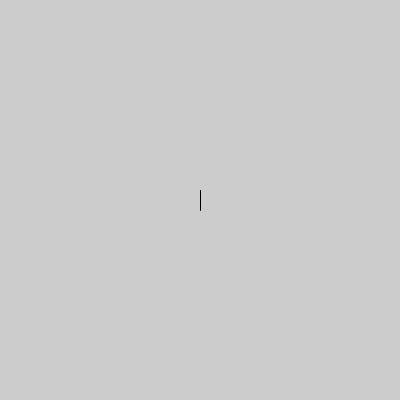
Frame 1 (no input)
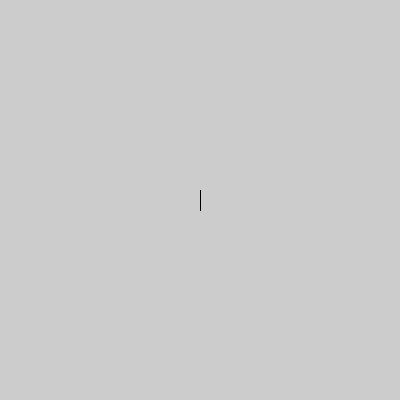
Frame 60 (the mouse pressed at the canvas centre just before this capture)
Frame 120 (the mouse held since frame 60 and released just before this capture): identical to frame 60, image omitted

The Processing sketch that drew these frames (run headless with seeded random() and noise(); from frame 60 on, the mouse is pressed at the canvas centre):

// Processing sketch: Pointer
// ── Pointer.pde

void setup() {
  size(400, 400);
}

void draw() {
  println(mouseX + " " + mouseY);
  println(mouseX + " " + mouseY);
  float angle = atan((mouseX - 200.0) / (mouseY - 200.0));
  println(angle + " " + degrees(angle));
  
  
  line (200, 190, 200, 210);
  
}
